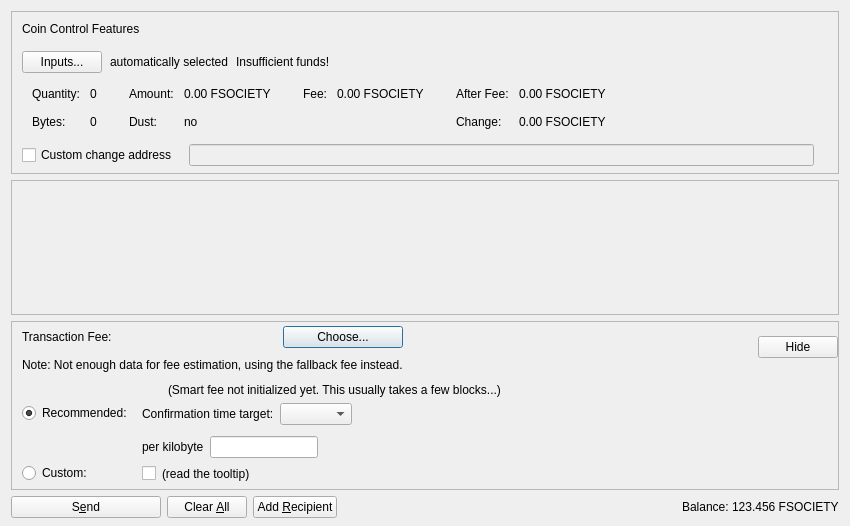
<?xml version="1.0" encoding="UTF-8"?>
<ui version="4.0">
 <class>SendCoinsDialog</class>
 <widget class="QDialog" name="SendCoinsDialog">
  <property name="geometry">
   <rect>
    <x>0</x>
    <y>0</y>
    <width>850</width>
    <height>526</height>
   </rect>
  </property>
  <property name="windowTitle">
   <string>Send Coins</string>
  </property>
  <layout class="QVBoxLayout" name="verticalLayout" stretch="0,1,0,0">
   <property name="bottomMargin">
    <number>8</number>
   </property>
   <item>
    <widget class="QFrame" name="frameCoinControl">
     <property name="sizePolicy">
      <sizepolicy hsizetype="Expanding" vsizetype="Expanding">
       <horstretch>0</horstretch>
       <verstretch>0</verstretch>
      </sizepolicy>
     </property>
     <property name="maximumSize">
      <size>
       <width>16777215</width>
       <height>16777215</height>
      </size>
     </property>
     <property name="frameShape">
      <enum>QFrame::StyledPanel</enum>
     </property>
     <property name="frameShadow">
      <enum>QFrame::Sunken</enum>
     </property>
     <layout class="QVBoxLayout" name="verticalLayoutCoinControl2">
      <property name="spacing">
       <number>0</number>
      </property>
      <property name="leftMargin">
       <number>0</number>
      </property>
      <property name="topMargin">
       <number>0</number>
      </property>
      <property name="rightMargin">
       <number>0</number>
      </property>
      <property name="bottomMargin">
       <number>6</number>
      </property>
      <item>
       <layout class="QVBoxLayout" name="verticalLayoutCoinControl" stretch="0,0,0,0,1">
        <property name="spacing">
         <number>0</number>
        </property>
        <property name="leftMargin">
         <number>10</number>
        </property>
        <property name="topMargin">
         <number>10</number>
        </property>
        <item>
         <layout class="QHBoxLayout" name="horizontalLayoutCoinControl1">
          <property name="bottomMargin">
           <number>15</number>
          </property>
          <item>
           <widget class="QLabel" name="labelCoinControlFeatures">
            <property name="sizePolicy">
             <sizepolicy hsizetype="Preferred" vsizetype="Maximum">
              <horstretch>0</horstretch>
              <verstretch>0</verstretch>
             </sizepolicy>
            </property>
            <property name="text">
             <string>Coin Control Features</string>
            </property>
           </widget>
          </item>
         </layout>
        </item>
        <item>
         <layout class="QHBoxLayout" name="horizontalLayoutCoinControl2" stretch="0,0,0,0">
          <property name="spacing">
           <number>8</number>
          </property>
          <property name="bottomMargin">
           <number>10</number>
          </property>
          <item>
           <widget class="QPushButton" name="pushButtonCoinControl">
            <property name="styleSheet">
             <string notr="true"/>
            </property>
            <property name="text">
             <string>Inputs...</string>
            </property>
            <property name="autoDefault">
             <bool>false</bool>
            </property>
           </widget>
          </item>
          <item>
           <widget class="QLabel" name="labelCoinControlAutomaticallySelected">
            <property name="text">
             <string>automatically selected</string>
            </property>
            <property name="margin">
             <number>5</number>
            </property>
           </widget>
          </item>
          <item>
           <widget class="QLabel" name="labelCoinControlInsuffFunds">
            <property name="text">
             <string>Insufficient funds!</string>
            </property>
            <property name="margin">
             <number>5</number>
            </property>
           </widget>
          </item>
          <item>
           <spacer name="horizontalSpacerCoinControl">
            <property name="orientation">
             <enum>Qt::Horizontal</enum>
            </property>
            <property name="sizeHint" stdset="0">
             <size>
              <width>40</width>
              <height>1</height>
             </size>
            </property>
           </spacer>
          </item>
         </layout>
        </item>
        <item>
         <widget class="QWidget" name="widgetCoinControl" native="true">
          <property name="sizePolicy">
           <sizepolicy hsizetype="Preferred" vsizetype="Preferred">
            <horstretch>0</horstretch>
            <verstretch>0</verstretch>
           </sizepolicy>
          </property>
          <property name="minimumSize">
           <size>
            <width>0</width>
            <height>0</height>
           </size>
          </property>
          <property name="styleSheet">
           <string notr="true"/>
          </property>
          <layout class="QHBoxLayout" name="horizontalLayoutCoinControl5">
           <property name="leftMargin">
            <number>0</number>
           </property>
           <property name="topMargin">
            <number>0</number>
           </property>
           <property name="rightMargin">
            <number>0</number>
           </property>
           <property name="bottomMargin">
            <number>0</number>
           </property>
           <item>
            <layout class="QHBoxLayout" name="horizontalLayoutCoinControl3" stretch="0,0,0,1">
             <property name="spacing">
              <number>20</number>
             </property>
             <property name="topMargin">
              <number>0</number>
             </property>
             <property name="bottomMargin">
              <number>10</number>
             </property>
             <item>
              <layout class="QFormLayout" name="formLayoutCoinControl1">
               <property name="horizontalSpacing">
                <number>10</number>
               </property>
               <property name="verticalSpacing">
                <number>14</number>
               </property>
               <property name="leftMargin">
                <number>10</number>
               </property>
               <property name="topMargin">
                <number>4</number>
               </property>
               <property name="rightMargin">
                <number>6</number>
               </property>
               <item row="0" column="0">
                <widget class="QLabel" name="labelCoinControlQuantityText">
                 <property name="text">
                  <string>Quantity:</string>
                 </property>
                 <property name="margin">
                  <number>0</number>
                 </property>
                </widget>
               </item>
               <item row="0" column="1">
                <widget class="QLabel" name="labelCoinControlQuantity">
                 <property name="cursor">
                  <cursorShape>IBeamCursor</cursorShape>
                 </property>
                 <property name="contextMenuPolicy">
                  <enum>Qt::ActionsContextMenu</enum>
                 </property>
                 <property name="text">
                  <string notr="true">0</string>
                 </property>
                 <property name="margin">
                  <number>0</number>
                 </property>
                 <property name="textInteractionFlags">
                  <set>Qt::LinksAccessibleByMouse|Qt::TextSelectableByKeyboard|Qt::TextSelectableByMouse</set>
                 </property>
                </widget>
               </item>
               <item row="1" column="0">
                <widget class="QLabel" name="labelCoinControlBytesText">
                 <property name="text">
                  <string>Bytes:</string>
                 </property>
                </widget>
               </item>
               <item row="1" column="1">
                <widget class="QLabel" name="labelCoinControlBytes">
                 <property name="cursor">
                  <cursorShape>IBeamCursor</cursorShape>
                 </property>
                 <property name="contextMenuPolicy">
                  <enum>Qt::ActionsContextMenu</enum>
                 </property>
                 <property name="text">
                  <string notr="true">0</string>
                 </property>
                 <property name="textInteractionFlags">
                  <set>Qt::LinksAccessibleByMouse|Qt::TextSelectableByKeyboard|Qt::TextSelectableByMouse</set>
                 </property>
                </widget>
               </item>
              </layout>
             </item>
             <item>
              <layout class="QFormLayout" name="formLayoutCoinControl2">
               <property name="horizontalSpacing">
                <number>10</number>
               </property>
               <property name="verticalSpacing">
                <number>14</number>
               </property>
               <property name="leftMargin">
                <number>6</number>
               </property>
               <property name="topMargin">
                <number>4</number>
               </property>
               <property name="rightMargin">
                <number>6</number>
               </property>
               <item row="0" column="0">
                <widget class="QLabel" name="labelCoinControlAmountText">
                 <property name="text">
                  <string>Amount:</string>
                 </property>
                 <property name="margin">
                  <number>0</number>
                 </property>
                </widget>
               </item>
               <item row="0" column="1">
                <widget class="QLabel" name="labelCoinControlAmount">
                 <property name="cursor">
                  <cursorShape>IBeamCursor</cursorShape>
                 </property>
                 <property name="contextMenuPolicy">
                  <enum>Qt::ActionsContextMenu</enum>
                 </property>
                 <property name="text">
                  <string notr="true">0.00 FSOCIETY</string>
                 </property>
                 <property name="textInteractionFlags">
                  <set>Qt::LinksAccessibleByMouse|Qt::TextSelectableByKeyboard|Qt::TextSelectableByMouse</set>
                 </property>
                </widget>
               </item>
               <item row="1" column="0">
                <widget class="QLabel" name="labelCoinControlLowOutputText">
                 <property name="text">
                  <string>Dust:</string>
                 </property>
                </widget>
               </item>
               <item row="1" column="1">
                <widget class="QLabel" name="labelCoinControlLowOutput">
                 <property name="cursor">
                  <cursorShape>IBeamCursor</cursorShape>
                 </property>
                 <property name="contextMenuPolicy">
                  <enum>Qt::ActionsContextMenu</enum>
                 </property>
                 <property name="text">
                  <string notr="true">no</string>
                 </property>
                 <property name="textInteractionFlags">
                  <set>Qt::LinksAccessibleByMouse|Qt::TextSelectableByKeyboard|Qt::TextSelectableByMouse</set>
                 </property>
                </widget>
               </item>
              </layout>
             </item>
             <item>
              <layout class="QFormLayout" name="formLayoutCoinControl3">
               <property name="horizontalSpacing">
                <number>10</number>
               </property>
               <property name="verticalSpacing">
                <number>14</number>
               </property>
               <property name="leftMargin">
                <number>6</number>
               </property>
               <property name="topMargin">
                <number>4</number>
               </property>
               <property name="rightMargin">
                <number>6</number>
               </property>
               <item row="0" column="0">
                <widget class="QLabel" name="labelCoinControlFeeText">
                 <property name="text">
                  <string>Fee:</string>
                 </property>
                 <property name="margin">
                  <number>0</number>
                 </property>
                </widget>
               </item>
               <item row="0" column="1">
                <widget class="QLabel" name="labelCoinControlFee">
                 <property name="cursor">
                  <cursorShape>IBeamCursor</cursorShape>
                 </property>
                 <property name="contextMenuPolicy">
                  <enum>Qt::ActionsContextMenu</enum>
                 </property>
                 <property name="text">
                  <string notr="true">0.00 FSOCIETY</string>
                 </property>
                 <property name="textInteractionFlags">
                  <set>Qt::LinksAccessibleByMouse|Qt::TextSelectableByKeyboard|Qt::TextSelectableByMouse</set>
                 </property>
                </widget>
               </item>
              </layout>
             </item>
             <item>
              <layout class="QFormLayout" name="formLayoutCoinControl4">
               <property name="horizontalSpacing">
                <number>10</number>
               </property>
               <property name="verticalSpacing">
                <number>14</number>
               </property>
               <property name="leftMargin">
                <number>6</number>
               </property>
               <property name="topMargin">
                <number>4</number>
               </property>
               <property name="rightMargin">
                <number>6</number>
               </property>
               <item row="0" column="0">
                <widget class="QLabel" name="labelCoinControlAfterFeeText">
                 <property name="text">
                  <string>After Fee:</string>
                 </property>
                 <property name="margin">
                  <number>0</number>
                 </property>
                </widget>
               </item>
               <item row="0" column="1">
                <widget class="QLabel" name="labelCoinControlAfterFee">
                 <property name="cursor">
                  <cursorShape>IBeamCursor</cursorShape>
                 </property>
                 <property name="contextMenuPolicy">
                  <enum>Qt::ActionsContextMenu</enum>
                 </property>
                 <property name="text">
                  <string notr="true">0.00 FSOCIETY</string>
                 </property>
                 <property name="textInteractionFlags">
                  <set>Qt::LinksAccessibleByMouse|Qt::TextSelectableByKeyboard|Qt::TextSelectableByMouse</set>
                 </property>
                </widget>
               </item>
               <item row="1" column="0">
                <widget class="QLabel" name="labelCoinControlChangeText">
                 <property name="text">
                  <string>Change:</string>
                 </property>
                </widget>
               </item>
               <item row="1" column="1">
                <widget class="QLabel" name="labelCoinControlChange">
                 <property name="cursor">
                  <cursorShape>IBeamCursor</cursorShape>
                 </property>
                 <property name="contextMenuPolicy">
                  <enum>Qt::ActionsContextMenu</enum>
                 </property>
                 <property name="text">
                  <string notr="true">0.00 FSOCIETY</string>
                 </property>
                 <property name="textInteractionFlags">
                  <set>Qt::LinksAccessibleByMouse|Qt::TextSelectableByKeyboard|Qt::TextSelectableByMouse</set>
                 </property>
                </widget>
               </item>
              </layout>
             </item>
            </layout>
           </item>
          </layout>
         </widget>
        </item>
        <item>
         <layout class="QHBoxLayout" name="horizontalLayoutCoinControl4" stretch="0,0,0">
          <property name="spacing">
           <number>12</number>
          </property>
          <property name="sizeConstraint">
           <enum>QLayout::SetDefaultConstraint</enum>
          </property>
          <property name="topMargin">
           <number>5</number>
          </property>
          <property name="rightMargin">
           <number>5</number>
          </property>
          <item>
           <widget class="QCheckBox" name="checkBoxCoinControlChange">
            <property name="toolTip">
             <string>If this is activated, but the change address is empty or invalid, change will be sent to a newly generated address.</string>
            </property>
            <property name="text">
             <string>Custom change address</string>
            </property>
           </widget>
          </item>
          <item>
           <widget class="QValidatedLineEdit" name="lineEditCoinControlChange">
            <property name="enabled">
             <bool>false</bool>
            </property>
            <property name="sizePolicy">
             <sizepolicy hsizetype="Expanding" vsizetype="Fixed">
              <horstretch>0</horstretch>
              <verstretch>0</verstretch>
             </sizepolicy>
            </property>
           </widget>
          </item>
          <item>
           <widget class="QLabel" name="labelCoinControlChangeLabel">
            <property name="sizePolicy">
             <sizepolicy hsizetype="Preferred" vsizetype="Expanding">
              <horstretch>0</horstretch>
              <verstretch>0</verstretch>
             </sizepolicy>
            </property>
            <property name="minimumSize">
             <size>
              <width>0</width>
              <height>0</height>
             </size>
            </property>
            <property name="text">
             <string/>
            </property>
            <property name="margin">
             <number>3</number>
            </property>
           </widget>
          </item>
         </layout>
        </item>
        <item>
         <spacer name="verticalSpacerCoinControl">
          <property name="orientation">
           <enum>Qt::Vertical</enum>
          </property>
          <property name="sizeHint" stdset="0">
           <size>
            <width>800</width>
            <height>1</height>
           </size>
          </property>
         </spacer>
        </item>
       </layout>
      </item>
     </layout>
    </widget>
   </item>
   <item>
    <widget class="QScrollArea" name="scrollArea">
     <property name="widgetResizable">
      <bool>true</bool>
     </property>
     <widget class="QWidget" name="scrollAreaWidgetContents">
      <property name="geometry">
       <rect>
        <x>0</x>
        <y>0</y>
        <width>830</width>
        <height>104</height>
       </rect>
      </property>
      <layout class="QVBoxLayout" name="verticalLayout_2" stretch="0,1">
       <property name="leftMargin">
        <number>0</number>
       </property>
       <property name="topMargin">
        <number>0</number>
       </property>
       <property name="rightMargin">
        <number>0</number>
       </property>
       <property name="bottomMargin">
        <number>0</number>
       </property>
       <item>
        <layout class="QVBoxLayout" name="entries">
         <property name="spacing">
          <number>6</number>
         </property>
        </layout>
       </item>
       <item>
        <spacer name="verticalSpacer">
         <property name="orientation">
          <enum>Qt::Vertical</enum>
         </property>
         <property name="sizeHint" stdset="0">
          <size>
           <width>20</width>
           <height>40</height>
          </size>
         </property>
        </spacer>
       </item>
      </layout>
     </widget>
    </widget>
   </item>
   <item>
    <widget class="QFrame" name="frameFee">
     <property name="sizePolicy">
      <sizepolicy hsizetype="Expanding" vsizetype="Expanding">
       <horstretch>0</horstretch>
       <verstretch>0</verstretch>
      </sizepolicy>
     </property>
     <property name="maximumSize">
      <size>
       <width>16777215</width>
       <height>16777215</height>
      </size>
     </property>
     <property name="frameShape">
      <enum>QFrame::StyledPanel</enum>
     </property>
     <property name="frameShadow">
      <enum>QFrame::Sunken</enum>
     </property>
     <layout class="QVBoxLayout" name="verticalLayoutFee1">
      <property name="spacing">
       <number>0</number>
      </property>
      <property name="leftMargin">
       <number>0</number>
      </property>
      <property name="topMargin">
       <number>0</number>
      </property>
      <property name="rightMargin">
       <number>0</number>
      </property>
      <property name="bottomMargin">
       <number>0</number>
      </property>
      <item>
       <layout class="QVBoxLayout" name="verticalLayoutFee2" stretch="0,0,0">
        <property name="spacing">
         <number>0</number>
        </property>
        <property name="leftMargin">
         <number>10</number>
        </property>
        <property name="topMargin">
         <number>0</number>
        </property>
        <item>
         <layout class="QHBoxLayout" name="horizontalLayoutFee1">
          <property name="bottomMargin">
           <number>0</number>
          </property>
          <item>
           <layout class="QVBoxLayout" name="verticalLayoutFee7">
            <property name="spacing">
             <number>0</number>
            </property>
            <item>
             <spacer name="verticalSpacerSmartFee">
              <property name="orientation">
               <enum>Qt::Vertical</enum>
              </property>
              <property name="sizeType">
               <enum>QSizePolicy::Fixed</enum>
              </property>
              <property name="sizeHint" stdset="0">
               <size>
                <width>1</width>
                <height>4</height>
               </size>
              </property>
             </spacer>
            </item>
            <item>
             <layout class="QHBoxLayout" name="horizontalLayoutSmartFee">
              <property name="spacing">
               <number>10</number>
              </property>
              <item>
               <widget class="QLabel" name="labelFeeHeadline">
                <property name="sizePolicy">
                 <sizepolicy hsizetype="Preferred" vsizetype="Maximum">
                  <horstretch>0</horstretch>
                  <verstretch>0</verstretch>
                 </sizepolicy>
                </property>
                <property name="text">
                 <string>Transaction Fee:</string>
                </property>
               </widget>
              </item>
              <item>
               <widget class="QLabel" name="labelFeeMinimized">
                <property name="text">
                 <string/>
                </property>
               </widget>
              </item>
              <item>
               <widget class="QPushButton" name="buttonChooseFee">
                <property name="text">
                 <string>Choose...</string>
                </property>
               </widget>
              </item>
             </layout>
            </item>
            <item>
             <spacer name="verticalSpacer_7">
              <property name="orientation">
               <enum>Qt::Vertical</enum>
              </property>
              <property name="sizeHint" stdset="0">
               <size>
                <width>1</width>
                <height>10</height>
               </size>
              </property>
             </spacer>
            </item>
            <item>
             <widget class="QLabel" name="fallbackFeeWarningLabel">
              <property name="toolTip">
               <string>Using the fallbackfee can result in sending a transaction that will take several hours or days (or never) to confirm. Consider choosing your fee manually or wait until you have validated the complete chain.</string>
              </property>
              <property name="text">
               <string>Note: Not enough data for fee estimation, using the fallback fee instead.</string>
              </property>
              <property name="wordWrap">
               <bool>false</bool>
              </property>
             </widget>
            </item>
            <item>
             <spacer name="verticalSpacer_5">
              <property name="orientation">
               <enum>Qt::Vertical</enum>
              </property>
              <property name="sizeHint" stdset="0">
               <size>
                <width>1</width>
                <height>1</height>
               </size>
              </property>
             </spacer>
            </item>
           </layout>
          </item>
          <item>
           <spacer name="horizontalSpacer_4">
            <property name="orientation">
             <enum>Qt::Horizontal</enum>
            </property>
            <property name="sizeHint" stdset="0">
             <size>
              <width>1</width>
              <height>1</height>
             </size>
            </property>
           </spacer>
          </item>
          <item>
           <widget class="QPushButton" name="buttonMinimizeFee">
            <property name="toolTip">
             <string>collapse fee-settings</string>
            </property>
            <property name="text">
             <string>Hide</string>
            </property>
           </widget>
          </item>
         </layout>
        </item>
        <item>
         <widget class="QFrame" name="frameFeeSelection">
          <layout class="QVBoxLayout" name="verticalLayoutFee12">
           <property name="spacing">
            <number>0</number>
           </property>
           <property name="leftMargin">
            <number>0</number>
           </property>
           <property name="topMargin">
            <number>0</number>
           </property>
           <property name="rightMargin">
            <number>0</number>
           </property>
           <property name="bottomMargin">
            <number>0</number>
           </property>
           <item>
            <layout class="QGridLayout" name="gridLayoutFee">
             <property name="topMargin">
              <number>10</number>
             </property>
             <property name="bottomMargin">
              <number>4</number>
             </property>
             <property name="horizontalSpacing">
              <number>10</number>
             </property>
             <property name="verticalSpacing">
              <number>4</number>
             </property>
             <item row="1" column="1">
              <layout class="QVBoxLayout" name="verticalLayoutFee8">
               <property name="spacing">
                <number>6</number>
               </property>
               <property name="topMargin">
                <number>3</number>
               </property>
               <item>
                <layout class="QHBoxLayout" name="horizontalLayoutFee13" stretch="0,0,1">
                 <item>
                  <widget class="QLabel" name="labelCustomPerKilobyte">
                   <property name="toolTip">
                    <string>If the custom fee is set to 1000 ruffs and the transaction is only 250 bytes, then &quot;per kilobyte&quot; only pays 250 ruffs in fee,&lt;br /&gt;while &quot;at least&quot; pays 1000 ruffs. For transactions bigger than a kilobyte both pay by kilobyte.</string>
                   </property>
                   <property name="text">
                    <string>per kilobyte</string>
                   </property>
                  </widget>
                 </item>
                 <item>
                  <widget class="BitcoinAmountField" name="customFee"/>
                 </item>
                 <item>
                  <spacer name="horizontalSpacer_6">
                   <property name="orientation">
                    <enum>Qt::Horizontal</enum>
                   </property>
                   <property name="sizeHint" stdset="0">
                    <size>
                     <width>1</width>
                     <height>1</height>
                    </size>
                   </property>
                  </spacer>
                 </item>
                </layout>
               </item>
               <item>
                <layout class="QHBoxLayout" name="horizontalLayoutFee8">
                 <item>
                  <widget class="QCheckBox" name="checkBoxMinimumFee">
                   <property name="toolTip">
                    <string>Paying only the minimum fee is just fine as long as there is less transaction volume than space in the blocks.&lt;br /&gt;But be aware that this can end up in a never confirming transaction once there is more demand for fsociety transactions than the network can process.</string>
                   </property>
                   <property name="text">
                    <string/>
                   </property>
                  </widget>
                 </item>
                 <item>
                  <widget class="QLabel" name="labelMinFeeWarning">
                   <property name="enabled">
                    <bool>true</bool>
                   </property>
                   <property name="toolTip">
                    <string>Paying only the minimum fee is just fine as long as there is less transaction volume than space in the blocks.&lt;br /&gt;But be aware that this can end up in a never confirming transaction once there is more demand for fsociety transactions than the network can process.</string>
                   </property>
                   <property name="text">
                    <string>(read the tooltip)</string>
                   </property>
                   <property name="margin">
                    <number>5</number>
                   </property>
                  </widget>
                 </item>
                 <item>
                  <spacer name="horizontalSpacer_2">
                   <property name="orientation">
                    <enum>Qt::Horizontal</enum>
                   </property>
                   <property name="sizeHint" stdset="0">
                    <size>
                     <width>1</width>
                     <height>1</height>
                    </size>
                   </property>
                  </spacer>
                 </item>
                </layout>
               </item>
              </layout>
             </item>
             <item row="0" column="0">
              <layout class="QVBoxLayout" name="verticalLayoutFee4" stretch="0,1">
               <property name="topMargin">
                <number>20</number>
               </property>
               <property name="bottomMargin">
                <number>3</number>
               </property>
               <item>
                <widget class="QRadioButton" name="radioSmartFee">
                 <property name="text">
                  <string>Recommended:</string>
                 </property>
                 <property name="checked">
                  <bool>true</bool>
                 </property>
                 <attribute name="buttonGroup">
                  <string notr="true">groupFee</string>
                 </attribute>
                </widget>
               </item>
               <item>
                <spacer name="verticalSpacer_2">
                 <property name="orientation">
                  <enum>Qt::Vertical</enum>
                 </property>
                 <property name="sizeHint" stdset="0">
                  <size>
                   <width>1</width>
                   <height>1</height>
                  </size>
                 </property>
                </spacer>
               </item>
              </layout>
             </item>
             <item row="1" column="0">
              <layout class="QVBoxLayout" name="verticalLayoutFee9" stretch="0,1">
               <property name="topMargin">
                <number>30</number>
               </property>
               <item>
                <widget class="QRadioButton" name="radioCustomFee">
                 <property name="text">
                  <string>Custom:</string>
                 </property>
                 <attribute name="buttonGroup">
                  <string notr="true">groupFee</string>
                 </attribute>
                </widget>
               </item>
               <item>
                <spacer name="verticalSpacer_6">
                 <property name="orientation">
                  <enum>Qt::Vertical</enum>
                 </property>
                 <property name="sizeHint" stdset="0">
                  <size>
                   <width>1</width>
                   <height>1</height>
                  </size>
                 </property>
                </spacer>
               </item>
              </layout>
             </item>
             <item row="0" column="1">
              <layout class="QVBoxLayout" name="verticalLayoutFee3" stretch="0,0,1">
               <property name="spacing">
                <number>6</number>
               </property>
               <property name="topMargin">
                <number>0</number>
               </property>
               <property name="bottomMargin">
                <number>3</number>
               </property>
               <item>
                <layout class="QHBoxLayout" name="horizontalLayoutFee12">
                 <item>
                  <widget class="QLabel" name="labelSmartFee">
                   <property name="text">
                    <string/>
                   </property>
                   <property name="margin">
                    <number>2</number>
                   </property>
                  </widget>
                 </item>
                 <item>
                  <widget class="QLabel" name="labelFeeEstimation">
                   <property name="text">
                    <string/>
                   </property>
                  </widget>
                 </item>
                 <item>
                  <widget class="QLabel" name="labelSmartFee2">
                   <property name="text">
                    <string>(Smart fee not initialized yet. This usually takes a few blocks...)</string>
                   </property>
                   <property name="margin">
                    <number>2</number>
                   </property>
                  </widget>
                 </item>
                 <item>
                  <spacer name="horizontalSpacer_5">
                   <property name="orientation">
                    <enum>Qt::Horizontal</enum>
                   </property>
                   <property name="sizeHint" stdset="0">
                    <size>
                     <width>1</width>
                     <height>1</height>
                    </size>
                   </property>
                  </spacer>
                 </item>
                </layout>
               </item>
               <item>
                <layout class="QHBoxLayout" name="horizontalLayoutFee9">
                 <item>
                  <layout class="QVBoxLayout" name="verticalLayoutFee6">
                   <item>
                    <widget class="QLabel" name="labelSmartFee3">
                     <property name="text">
                      <string>Confirmation time target:</string>
                     </property>
                     <property name="margin">
                      <number>2</number>
                     </property>
                    </widget>
                   </item>
                  </layout>
                 </item>
                 <item>
                  <layout class="QVBoxLayout" name="verticalLayoutFee5">
                   <property name="rightMargin">
                    <number>30</number>
                   </property>
                   <item>
                    <layout class="QHBoxLayout" name="horizontalLayoutConfTarget">
                     <property name="bottomMargin">
                      <number>0</number>
                     </property>
                     <item>
                      <widget class="QComboBox" name="confTargetSelector"/>
                     </item>
                     <item>
                      <spacer name="horizontalSpacerConfTarget">
                       <property name="orientation">
                        <enum>Qt::Horizontal</enum>
                       </property>
                       <property name="sizeHint" stdset="0">
                        <size>
                         <width>40</width>
                         <height>20</height>
                        </size>
                       </property>
                      </spacer>
                     </item>
                    </layout>
                   </item>
                  </layout>
                 </item>
                </layout>
               </item>
               <item>
                <spacer name="verticalSpacer_4">
                 <property name="orientation">
                  <enum>Qt::Vertical</enum>
                 </property>
                 <property name="sizeHint" stdset="0">
                  <size>
                   <width>1</width>
                   <height>1</height>
                  </size>
                 </property>
                </spacer>
               </item>
              </layout>
             </item>
            </layout>
           </item>
          </layout>
         </widget>
        </item>
        <item>
         <spacer name="verticalSpacerFee">
          <property name="orientation">
           <enum>Qt::Vertical</enum>
          </property>
          <property name="sizeHint" stdset="0">
           <size>
            <width>800</width>
            <height>1</height>
           </size>
          </property>
         </spacer>
        </item>
       </layout>
      </item>
     </layout>
    </widget>
   </item>
   <item>
    <layout class="QHBoxLayout" name="horizontalLayout">
     <item>
      <widget class="QPushButton" name="sendButton">
       <property name="minimumSize">
        <size>
         <width>150</width>
         <height>0</height>
        </size>
       </property>
       <property name="toolTip">
        <string>Confirm the send action</string>
       </property>
       <property name="text">
        <string>S&amp;end</string>
       </property>
       <property name="autoDefault">
        <bool>false</bool>
       </property>
       <property name="default">
        <bool>false</bool>
       </property>
      </widget>
     </item>
     <item>
      <widget class="QPushButton" name="clearButton">
       <property name="sizePolicy">
        <sizepolicy hsizetype="Minimum" vsizetype="Fixed">
         <horstretch>0</horstretch>
         <verstretch>0</verstretch>
        </sizepolicy>
       </property>
       <property name="toolTip">
        <string>Clear all fields of the form.</string>
       </property>
       <property name="text">
        <string>Clear &amp;All</string>
       </property>
       <property name="autoDefault">
        <bool>false</bool>
       </property>
      </widget>
     </item>
     <item>
      <widget class="QPushButton" name="addButton">
       <property name="toolTip">
        <string>Send to multiple recipients at once</string>
       </property>
       <property name="text">
        <string>Add &amp;Recipient</string>
       </property>
       <property name="autoDefault">
        <bool>false</bool>
       </property>
      </widget>
     </item>
     <item>
      <spacer name="horizontalSpacer">
       <property name="orientation">
        <enum>Qt::Horizontal</enum>
       </property>
       <property name="sizeHint" stdset="0">
        <size>
         <width>40</width>
         <height>20</height>
        </size>
       </property>
      </spacer>
     </item>
     <item>
      <layout class="QHBoxLayout" name="horizontalLayout_2">
       <property name="spacing">
        <number>3</number>
       </property>
       <item>
        <widget class="QLabel" name="labelBalanceText">
         <property name="text">
          <string>Balance:</string>
         </property>
        </widget>
       </item>
       <item>
        <widget class="QLabel" name="labelBalance">
         <property name="sizePolicy">
          <sizepolicy hsizetype="Preferred" vsizetype="Preferred">
           <horstretch>0</horstretch>
           <verstretch>0</verstretch>
          </sizepolicy>
         </property>
         <property name="cursor">
          <cursorShape>IBeamCursor</cursorShape>
         </property>
         <property name="text">
          <string notr="true">123.456 FSOCIETY</string>
         </property>
         <property name="textInteractionFlags">
          <set>Qt::LinksAccessibleByMouse|Qt::TextSelectableByKeyboard|Qt::TextSelectableByMouse</set>
         </property>
        </widget>
       </item>
      </layout>
     </item>
    </layout>
   </item>
  </layout>
 </widget>
 <customwidgets>
  <customwidget>
   <class>QValidatedLineEdit</class>
   <extends>QLineEdit</extends>
   <header>qt/qvalidatedlineedit.h</header>
  </customwidget>
  <customwidget>
   <class>BitcoinAmountField</class>
   <extends>QLineEdit</extends>
   <header>qt/bitcoinamountfield.h</header>
   <container>1</container>
  </customwidget>
 </customwidgets>
 <resources>
  <include location="../fsociety.qrc"/>
 </resources>
 <connections/>
 <buttongroups>
  <buttongroup name="groupFee"/>
 </buttongroups>
</ui>
